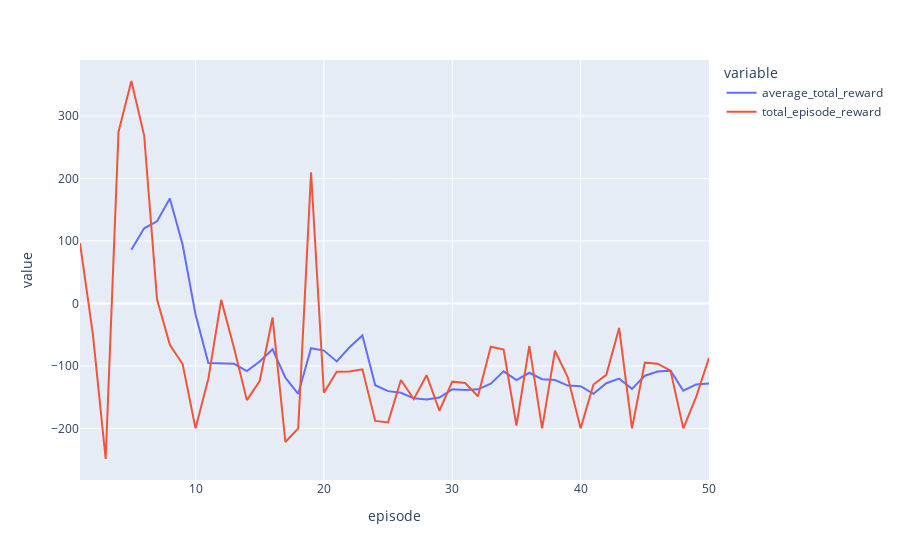

Notebook cell for this chart:
### Code cell
fig = px.line(df,x='episode', y=["average_total_reward", "total_episode_reward"], hover_data=["episode_length"])
fig.show()

### Figure 1 — Plotly figure (JSON) as saved in the notebook; plotly's stock layout.template omitted (floating-point values rounded to 4 significant figures)
{"data": [{"customdata": [[50], [50], [29], [50], [50], [50], [37], [27], [12], [10], [14], [32], [18], [16], [11], [25], [12], [10], [50], [11], [16], [22], [16], [13], [12], [12], [11], [12], [12], [11], [20], [11], [18], [12], [14], [12], [10], [30], [12], [10], [16], [12], [19], [10], [11], [19], [13], [10], [13], [14]], "hovertemplate": "variable=average_total_reward<br>episode=%{x}<br>value=%{y}<br>episode_length=%{customdata[0]}<extra></extra>", "legendgroup": "average_total_reward", "line": {"color": "#636efa", "dash": "solid"}, "mode": "lines", "name": "average_total_reward", "orientation": "v", "showlegend": true, "type": "scatter", "x": [1, 2, 3, 4, 5, 6, 7, 8, 9, 10, 11, 12, 13, 14, 15, 16, 17, 18, 19, 20, 21, 22, 23, 24, 25, 26, 27, 28, 29, 30, 31, 32, 33, 34, 35, 36, 37, 38, 39, 40, 41, 42, 43, 44, 45, 46, 47, 48, 49, 50], "xaxis": "x", "y": [null, null, null, null, 85.8, 120.2, 131.3, 167.9, 93.49, -17.7, -95.5, -95.71, -96.7, -108.2, -93.04, -73.45, -119.0, -144.7, -71.75, -75.49, -92.83, -70.24, -51.34, -130.9, -140.4, -143.1, -152.0, -153.8, -150.6, -137.6, -138.5, -137.5, -128.4, -108.8, -122.8, -111.0, -121.3, -122.6, -131.5, -132.5, -144.8, -127.7, -120.4, -136.7, -115.7, -109.0, -107.6, -139.8, -129.7, -128.1], "yaxis": "y"}, {"customdata": [[50], [50], [29], [50], [50], [50], [37], [27], [12], [10], [14], [32], [18], [16], [11], [25], [12], [10], [50], [11], [16], [22], [16], [13], [12], [12], [11], [12], [12], [11], [20], [11], [18], [12], [14], [12], [10], [30], [12], [10], [16], [12], [19], [10], [11], [19], [13], [10], [13], [14]], "hovertemplate": "variable=total_episode_reward<br>episode=%{x}<br>value=%{y}<br>episode_length=%{customdata[0]}<extra></extra>", "legendgroup": "total_episode_reward", "line": {"color": "#EF553B", "dash": "solid"}, "mode": "lines", "name": "total_episode_reward", "orientation": "v", "showlegend": true, "type": "scatter", "x": [1, 2, 3, 4, 5, 6, 7, 8, 9, 10, 11, 12, 13, 14, 15, 16, 17, 18, 19, 20, 21, 22, 23, 24, 25, 26, 27, 28, 29, 30, 31, 32, 33, 34, 35, 36, 37, 38, 39, 40, 41, 42, 43, 44, 45, 46, 47, 48, 49, 50], "xaxis": "x", "y": [96.53, -48.92, -249.0, 274.5, 355.9, 268.6, 6.682, -66.37, -97.4, -200, -120.4, 5.662, -71.33, -154.8, -124.3, -22.5, -221.8, -200, 209.9, -143.0, -109.2, -108.9, -105.5, -188.1, -190.4, -122.6, -153.3, -114.9, -171.8, -125.3, -127.3, -148.5, -69.21, -73.84, -195.4, -68.08, -200, -75.8, -118.4, -200, -129.9, -114.4, -39.36, -200, -94.78, -96.46, -107.5, -200, -149.8, -86.92], "yaxis": "y"}], "layout": {"legend": {"title": {"text": "variable"}, "tracegroupgap": 0}, "margin": {"t": 60}, "xaxis": {"anchor": "y", "domain": [0, 1], "title": {"text": "episode"}}, "yaxis": {"anchor": "x", "domain": [0, 1], "title": {"text": "value"}}}}
